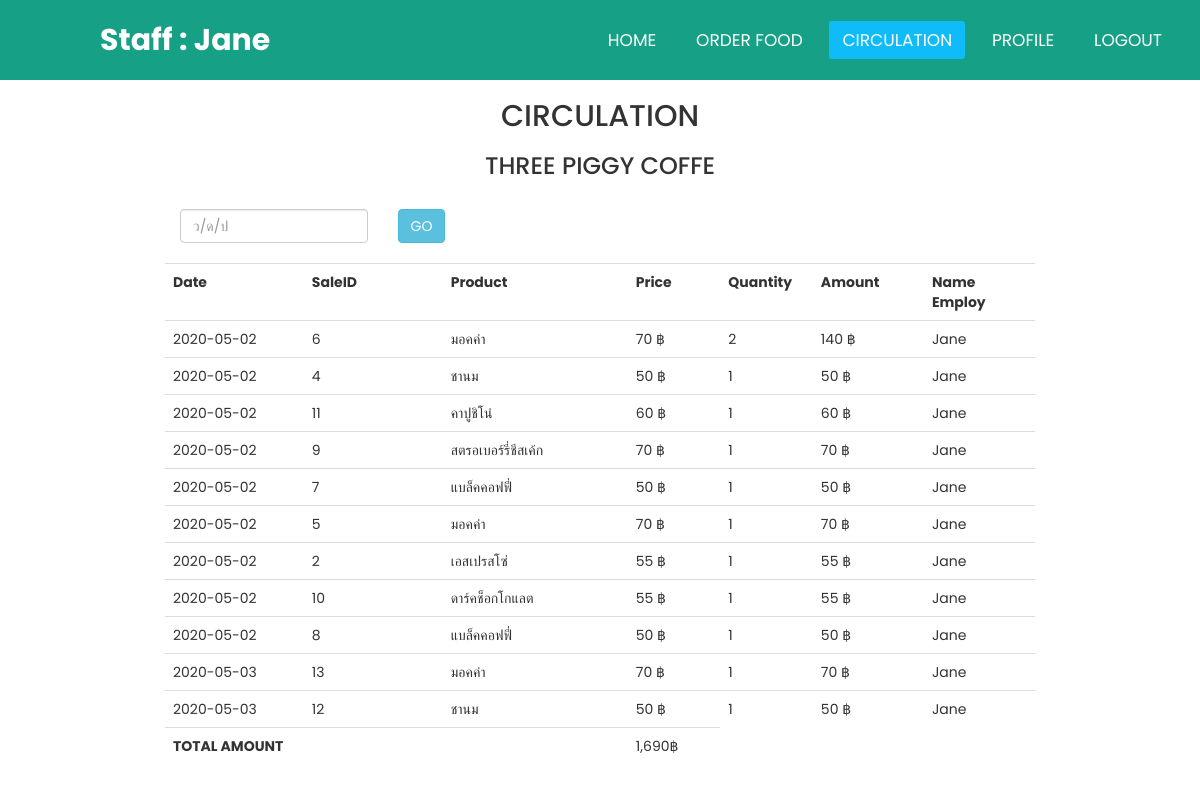
/final/circulation.php (signed in), run on the app's committed database.
### tables this page shows
CREATE TABLE `sales` (
  `SaleID` int(11) NOT NULL,
  `SaleDate` date NOT NULL,
  `username` varchar(100) NOT NULL,
  `GrandTotal` float NOT NULL
);

CREATE TABLE `sale_details` (
  `SaleID` int(11) NOT NULL,
  `productid` int(11) NOT NULL,
  `price` float NOT NULL,
  `Quantity` int(100) NOT NULL
);

CREATE TABLE `products` (
  `productid` int(11) NOT NULL,
  `productname` varchar(100) NOT NULL,
  `price` float NOT NULL,
  `productdetail` text NOT NULL
);

### final/circulation.php (the view, shortened to what this page needs)
<?php session_start();
include('condb.php');
  $name = $_SESSION['name'];
?>
<?php
     $con= mysqli_connect("localhost","root","","final") or die("Error: " . mysqli_error($con));
     mysqli_query($con, "SET NAMES 'utf8' ");
     $query = "SELECT s.SaleDate, d.SaleID, p.productname, d.price, d.Quantity, (d.Price*d.Quantity) as amount, l.name
     FROM sales s
     LEFT OUTER JOIN sale_details d ON d.SaleID=s.SaleID
     LEFT OUTER JOIN products p ON d.productid=p.productid
     LEFT OUTER JOIN login l ON l.username=s.username
     ORDER BY SaleDate ";
     $result = mysqli_query($con, $query);
     $query1 ="SELECT SUM(GrandTotal) as total
     FROM sales s";
     $result1 = mysqli_query($con, $query1);
 ?>
<!DOCTYPE html>
<html lang="en" dir="ltr">
<head>
    <link rel="stylesheet" href="style5.css">
    <link rel="stylesheet" href="css/bootstrap.css">
    <link rel="stylesheet" href="https://maxcdn.bootstrapcdn.com/bootstrap/3.3.6/css/bootstrap.min.css" />
    <link rel="stylesheet" href="http://code.jquery.com/ui/1.11.4/themes/smoothness/jquery-ui.css">
    <link rel="stylesheet" href="https://cdn.datatables.net/1.10.20/css/dataTables.bootstrap4.min.css">
</head>
<body>
    <nav>
        <label class="logo">Staff : <?php echo$name?> </label>
        <ul>
            <li><a href="home.php">HOME</a></li>
            <li><a href="orderf.php">Order food</a></li>
            <li><a class="active" href="circulation.php">Circulation</a></li>
            <li><a  href="profile.php">Profile</a></li>
            <li><a href="logout.php">Logout</a></li>
        </ul>
    </nav>
    <section>
    <div class="container" style="width:900px;">
                <h2 align="center">CIRCULATION</h2>
                <h3 align="center">THREE PIGGY COFFE</h3><br />
                <div class="col-md-3">
                     <input type="text" name="from_date" id="from_date" class="form-control" placeholder="ว/ด/ป" />
                </div>
                <div class="col-md-5">
                     <input type="button" name="filter" id="filter" value="GO" class="btn btn-info" />
                </div>
                <br />
                <div id="order_table">
                     <table class="table table-dark">
                          <tr>
                               <th width="15%">Date</th>
                               <th width="15%">SaleID</th>
                               <th width="20%">Product</th>
                               <th width="10%">Price</th>
                               <th width="10%">Quantity</th>
                               <th width="12%">Amount</th>
						 <th width="12%">Name Employ</th>
                          </tr>
                     <?php
                     while($row = mysqli_fetch_array($result))
                     {
                     ?>
                          <tr>
                               <td><?php echo $row["SaleDate"]; ?></td>
                               <td><?php echo $row["SaleID"]; ?></td>
                               <td><?php echo $row["productname"]; ?></td>
                               <td><?php echo $row["price"]; ?> ฿</td>
                               <td><?php echo $row["Quantity"]; ?></td>
                               <td><?php echo $row["amount"]; ?> ฿</td>
						 <td><?php echo $row["name"]; ?></td>
                          </tr>
                     <?php
                     }
                     ?>
					 <?php
                     while($rw = mysqli_fetch_array($result1))
					 {
					 ?>
						<tfoot>
						<tr>
						<th colspan="3">TOTAL AMOUNT</th>
						<td><?php echo number_format($rw["total"]); ?>฿</td>
						</tr>
						</tfoot>
					 <?php
                     }
                     ?>
                     </table>
                </div>
           </div>
      </body>
 </html>
</body>
</html>

### final/style5.css (style rules this page uses)
* { padding: 0; margin: 0; text-decoration: none; list-style: none; box-sizing: border-box; font-family: 'Poppins', sans-serif; }
body { font-family: 'Poppins', sans-serif; background: #55efc4; }
nav { background: #16a085; height: 80px; width: 100%; }
label.logo { color: white; font-size: 30px; line-height: 80px; padding: 0 100px; font-weight: bold; }
nav ul { float: right; margin-right: 20px; }
nav ul li { display: inline-block; line-height: 80px; margin: 0 5px; }
nav ul li a { color: white; font-size: 17px; padding: 7px 13px; border-radius: 3px; text-transform: uppercase; }
a.active, a:hover { background: #0fbcf9; transition: .5s; }
section { background-size: cover; }

### data on the page
sales: SaleDate "2020-05-02", sale_details.SaleID "6", products.productname "มอคค่า", sale_details.price "70", sale_details.Quantity "2", amount "140", login.name "Jane"
sales: SaleDate "2020-05-02", sale_details.SaleID "4", products.productname "ชานม", sale_details.price "50", sale_details.Quantity "1", amount "50", login.name "Jane"
sales: SaleDate "2020-05-02", sale_details.SaleID "11", products.productname "คาปูชิโน่", sale_details.price "60", sale_details.Quantity "1", amount "60", login.name "Jane"
sales: SaleDate "2020-05-02", sale_details.SaleID "9", products.productname "สตรอเบอร์รี่ชีสเค้ก", sale_details.price "70", sale_details.Quantity "1", amount "70", login.name "Jane"
sales: SaleDate "2020-05-02", sale_details.SaleID "7", products.productname "แบล็คคอฟฟี่", sale_details.price "50", sale_details.Quantity "1", amount "50", login.name "Jane"
sales: SaleDate "2020-05-02", sale_details.SaleID "5", products.productname "มอคค่า", sale_details.price "70", sale_details.Quantity "1", amount "70", login.name "Jane"
sales: SaleDate "2020-05-02", sale_details.SaleID "2", products.productname "เอสเปรสโซ่", sale_details.price "55", sale_details.Quantity "1", amount "55", login.name "Jane"
sales: SaleDate "2020-05-02", sale_details.SaleID "10", products.productname "ดาร์คช็อกโกแลต", sale_details.price "55", sale_details.Quantity "1", amount "55", login.name "Jane"
sales: SaleDate "2020-05-02", sale_details.SaleID "8", products.productname "แบล็คคอฟฟี่", sale_details.price "50", sale_details.Quantity "1", amount "50", login.name "Jane"
sales: SaleDate "2020-05-03", sale_details.SaleID "13", products.productname "มอคค่า", sale_details.price "70", sale_details.Quantity "1", amount "70", login.name "Jane"
sales: SaleDate "2020-05-03", sale_details.SaleID "12", products.productname "ชานม", sale_details.price "50", sale_details.Quantity "1", amount "50", login.name "Jane"

### other printed values
$name "Jane"
$rw["total"] "1,690"
